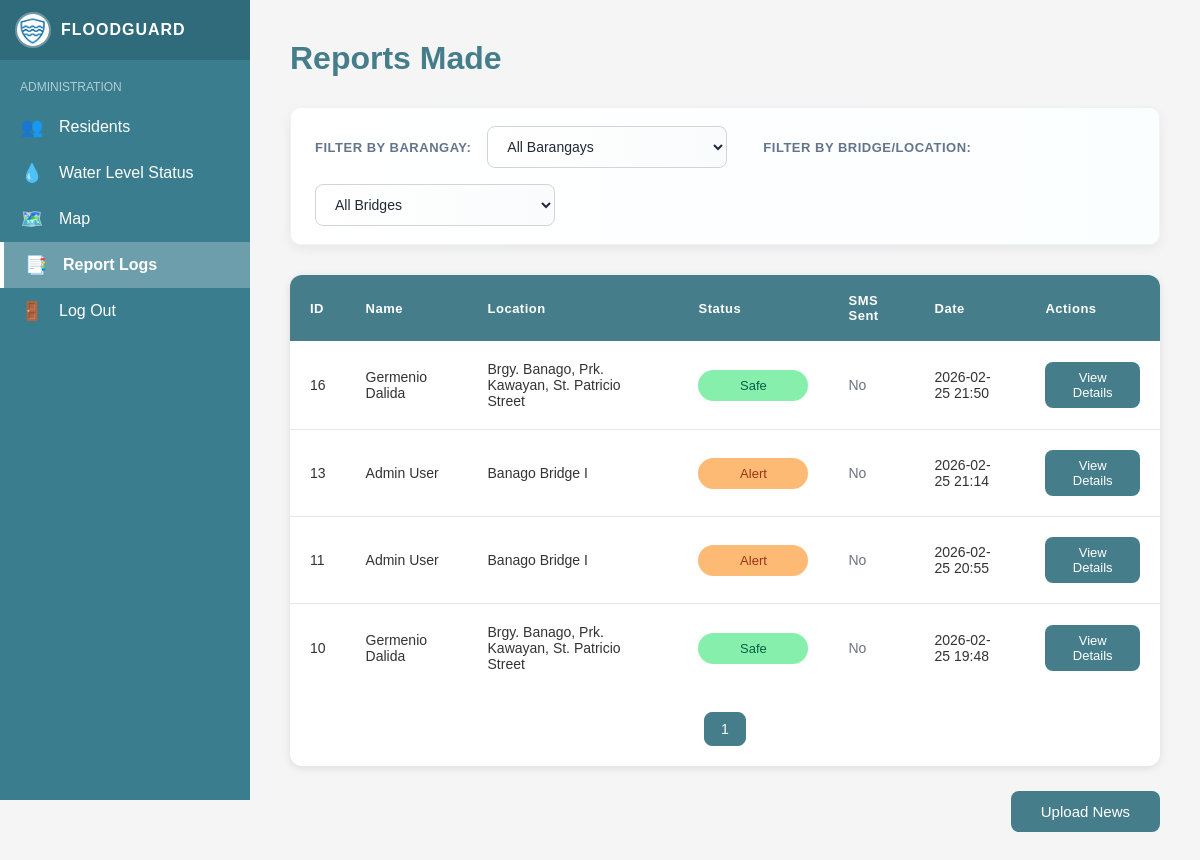
The page /views/admin-report-log.php (signed in) on the database its author committed.
### tables this page shows
CREATE TABLE `reports` (
  `id` int(10) UNSIGNED NOT NULL,
  `user_email` varchar(255) DEFAULT NULL,
  `location` varchar(255) NOT NULL,
  `status` enum('Safe','Alert','Danger') NOT NULL,
  `description` text DEFAULT NULL,
  `image` mediumblob DEFAULT NULL,
  `post_news` tinyint(1) NOT NULL DEFAULT 0,
  `created_at` datetime NOT NULL DEFAULT current_timestamp(),
  `sms_sent_at` datetime DEFAULT NULL
);

### views/admin-report-log.php (the view, shortened to what this page needs)
<?php
include '../controllers/admin-report-log-controller.php';
?>
<!DOCTYPE html>
<html lang="en">
<head>
    <link rel="stylesheet" href="../assets/css/adminreportlog.css">
</head>
<body>
<?php include 'include/admin-sidebar.php'; ?>
<main>
<div class="main-wrapper">
    <h1>Reports Made</h1>
    <div class="filter-box">
        <form method="GET" class="filter-form">
            <label for="barangayFilter">Filter by Barangay:</label>
            <select id="barangayFilter" name="barangay" onchange="this.form.submit()">
                <option value="">All Barangays</option>
            </select>
            <label for="bridgeFilter" style="margin-left: 20px;">Filter by Bridge/Location:</label>
            <select id="bridgeFilter" name="bridge" onchange="this.form.submit()">
                <option value="">All Bridges</option>
            </select>
        </form>
    </div>
    <div class="table-container">
        <table>
            <thead>
                <tr>
                    <th>ID</th>
                    <th>Name</th>
                    <th>Location</th>
                    <th>Status</th>
                    <th>SMS Sent</th>
                    <th>Date</th>
                    <th>Actions</th>
                </tr>
            </thead>
            <tbody>
            <?php if (empty($reports)): ?>
                <tr>
                    <td colspan="6" style="text-align: center;">No reports found</td>
                </tr>
            <?php else: ?>
                <?php foreach ($reports as $r): ?>
                <tr>
                    <td><?= htmlspecialchars($r["id"]) ?></td>
                    <td><?= htmlspecialchars($r["name"]) ?></td>
                    <td><?= htmlspecialchars($r["area"]) ?></td>
                    <td>
                        <span class="status-badge <?= getBadgeClass($r["status"]) ?>">
                            <?= htmlspecialchars($r["status"]) ?>
                        </span>
                    </td>
                    <td>
                        <?php if (!empty($r['sms_sent_at'])): ?>
                            <?= htmlspecialchars(date('Y-m-d H:i', strtotime($r['sms_sent_at']))) ?>
                        <?php else: ?>
                            <span style="color:#6b7280;">No</span>
                        <?php endif; ?>
                    </td>
                    <td><?= htmlspecialchars(date('Y-m-d H:i', strtotime($r["last_updated"]))) ?></td>
                    <td>
                        <button class="view-details-btn" onclick="viewReport(<?= (int)$r['id'] ?>)">
                            View Details
                        </button>
                    </td>
                </tr>
                <?php endforeach; ?>
            <?php endif; ?>
            </tbody>
        </table>
            <div class="pagination-section" style="margin: 20px 0; text-align: center;">
                <?php if (!empty($pagination_buttons)): ?>
                    <?php foreach ($pagination_buttons as $btn): ?>
                        <?= $btn ?>
                    <?php endforeach; ?>
                <?php endif; ?>
            </div>
    </div>
    <div class="button-section">
        <button class="upload-btn" onclick="openNewsModal()">Upload News</button>
    </div>
</div>
</main>
</body>
</html>

### assets/css/adminreportlog.css (style rules this page uses)
* { margin: 0; padding: 0; box-sizing: border-box; }
body { font-family: Arial, sans-serif; background: #f5f5f5; }
main { padding: 40px; }
.main-wrapper { max-width: 1200px; margin: 0 auto; }
h1 { color: #457d8a; font-size: 32px; margin-bottom: 30px; }
.filter-box { background: linear-gradient(90deg, #ffffff, #fbfeff); border-radius: 10px; padding: 18px 24px; margin-bottom: 30px; box-shadow: 0 4px 12px rgba(16, 24, 40, 0.06); border: 1px solid rgba(34, 37, 41, 0.06); transition: box-shadow 0.2s ease; }
.filter-form { display: flex; align-items: center; gap: 16px; flex-wrap: wrap; }
.filter-box label { font-size: 13px; color: #64748b; font-weight: 600; white-space: nowrap; text-transform: uppercase; letter-spacing: 0.5px; }
.filter-box select { padding: 11px 15px; border: 1px solid #d1d5db; border-radius: 8px; background: linear-gradient(to right, #ffffff, #fafbfc); color: #1f2937; font-size: 14px; font-weight: 500; cursor: pointer; min-width: 240px; transition: all 0.2s ease; }
.table-container { background: white; border-radius: 12px; overflow: hidden; box-shadow: 0 2px 8px rgba(0, 0, 0, 0.1); margin-bottom: 25px; }
table { width: 100%; border-collapse: collapse; }
thead { background: #457d8a; color: white; }
th { padding: 18px 20px; text-align: left; font-size: 13px; font-weight: 600; letter-spacing: 0.5px; }
tbody tr { border-bottom: 1px solid #e5e7eb; }
tbody tr:last-child { border-bottom: none; }
td { padding: 20px; font-size: 14px; color: #333; }
.status-badge { display: inline-block; padding: 8px 20px; border-radius: 20px; font-size: 13px; font-weight: 500; text-align: center; min-width: 110px; }
.badge-alert { background: #fdba74; color: #9a3412; }
.badge-safe { background: #86efac; color: #065f46; }
.view-details-btn { padding: 8px 20px; background: #457d8a; color: white; border: none; border-radius: 8px; font-size: 13px; font-weight: 500; cursor: pointer; transition: background 0.3s; }
.button-section { display: flex; justify-content: flex-end; }
.upload-btn { background: #457d8a; color: white; border: none; padding: 12px 30px; border-radius: 8px; font-size: 15px; font-weight: 500; cursor: pointer; }
.pagination-section { margin: 20px 0; text-align: center; }

### assets/css/sidebar.css (style rules this page uses)
main { margin-left: 250px; transition: margin-left 0.3s ease; }

### rows shown on the page
reports: id "16", name "Germenio Dalida", location "Brgy. Banago, Prk. Kawayan, St. Patricio Street", status "Safe", shows "No", created_at "2026-02-25 21:50"
reports: id "13", name "Admin User", location "Banago Bridge I", status "Alert", shows "No", created_at "2026-02-25 21:14"
reports: id "11", name "Admin User", location "Banago Bridge I", status "Alert", shows "No", created_at "2026-02-25 20:55"
reports: id "10", name "Germenio Dalida", location "Brgy. Banago, Prk. Kawayan, St. Patricio Street", status "Safe", shows "No", created_at "2026-02-25 19:48"
